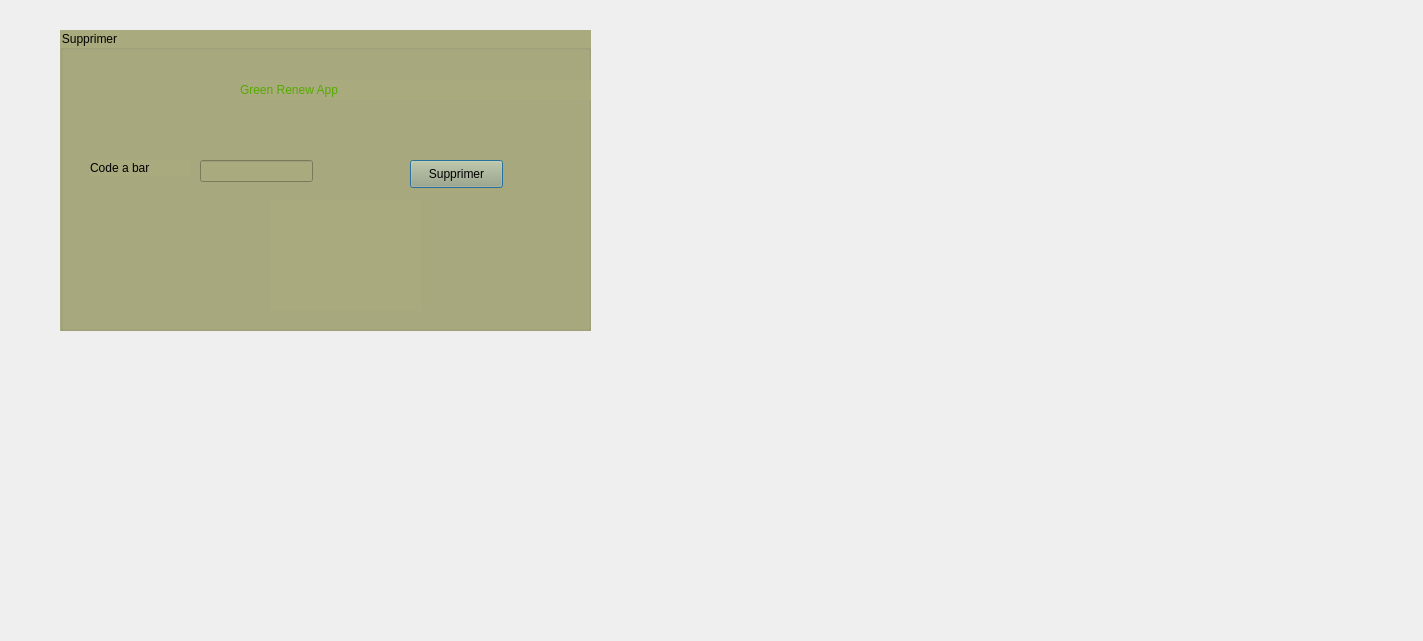
<?xml version="1.0" encoding="UTF-8"?>
<ui version="4.0">
 <class>log</class>
 <widget class="QDialog" name="log">
  <property name="geometry">
   <rect>
    <x>0</x>
    <y>0</y>
    <width>1423</width>
    <height>641</height>
   </rect>
  </property>
  <property name="windowTitle">
   <string>Dialog</string>
  </property>
  <widget class="QGroupBox" name="groupBox">
   <property name="geometry">
    <rect>
     <x>60</x>
     <y>30</y>
     <width>531</width>
     <height>301</height>
    </rect>
   </property>
   <property name="styleSheet">
    <string notr="true">background-color: rgb(170, 170, 127);
font: 75 8pt &quot;8514oem&quot;;
font: 75 8pt &quot;MS Shell Dlg 2&quot;;</string>
   </property>
   <property name="title">
    <string>Supprimer</string>
   </property>
   <widget class="QLabel" name="label">
    <property name="geometry">
     <rect>
      <x>210</x>
      <y>170</y>
      <width>151</width>
      <height>111</height>
     </rect>
    </property>
    <property name="text">
     <string/>
    </property>
    <property name="pixmap">
     <pixmap>../../Downloads/projectttt__2_-removebg-preview.png</pixmap>
    </property>
   </widget>
   <widget class="QLabel" name="label_2">
    <property name="geometry">
     <rect>
      <x>180</x>
      <y>50</y>
      <width>521</width>
      <height>20</height>
     </rect>
    </property>
    <property name="styleSheet">
     <string notr="true">font: italic 12pt &quot;8514oem&quot;;
color: rgb(85, 170, 0);</string>
    </property>
    <property name="text">
     <string>Green Renew App</string>
    </property>
   </widget>
   <widget class="QPushButton" name="pushButton">
    <property name="geometry">
     <rect>
      <x>350</x>
      <y>130</y>
      <width>93</width>
      <height>28</height>
     </rect>
    </property>
    <property name="styleSheet">
     <string notr="true"/>
    </property>
    <property name="text">
     <string>Supprimer</string>
    </property>
   </widget>
   <widget class="QLineEdit" name="lineEdit">
    <property name="geometry">
     <rect>
      <x>140</x>
      <y>130</y>
      <width>113</width>
      <height>22</height>
     </rect>
    </property>
   </widget>
   <widget class="QLabel" name="label_3">
    <property name="geometry">
     <rect>
      <x>30</x>
      <y>130</y>
      <width>101</width>
      <height>16</height>
     </rect>
    </property>
    <property name="styleSheet">
     <string notr="true">font: 75 8pt &quot;8514oem&quot;;</string>
    </property>
    <property name="text">
     <string>Code a bar</string>
    </property>
   </widget>
  </widget>
 </widget>
 <resources/>
 <connections/>
</ui>
